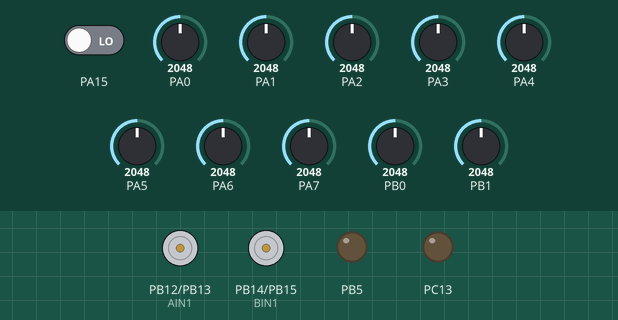
This sketch was run on a simulated STM32 Blue Pill. On the bench: motor-driver pin pairs drawn as motors (green arrow = first pin HIGH = forward, orange = second pin HIGH = backward, longer = more drive, scaled by the enable pin), output pins drawn as LEDs (lit = HIGH). The inputs (shaded band) are chosen by the test bench; at power-on: PA15 LOW, PA0 = 2048, PA1 = 2048, PA2 = 2048, PA3 = 2048, PA4 = 2048, PA5 = 2048, PA6 = 2048, PA7 = 2048, PB0 = 2048, PB1 = 2048. What the sketch prints to the serial monitor is not drawn.

Above: at 0.8 s.
0.9 s: PA15 driven HIGH
At 1.9 s:
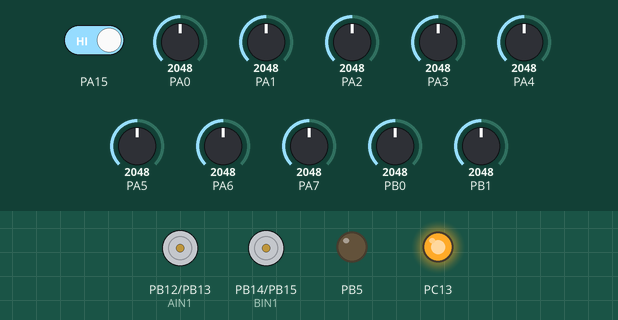
At 11.6 s:
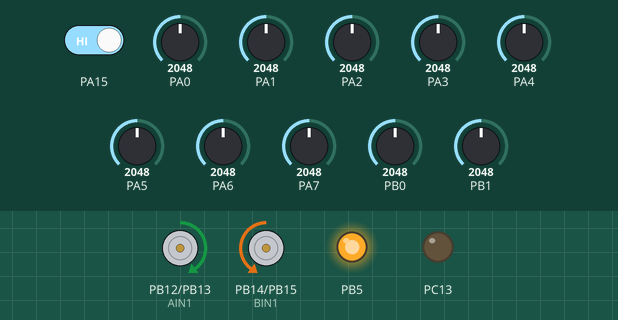
Timing chart, 0 to 11.9 s (numbered marks = the images above; inputs shaded):
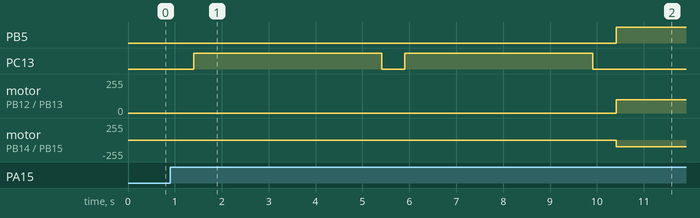

Measured:
- after the input at 0.9 s, PB5: LOW → HIGH after 9.5 s; PC13: alternates HIGH for 4.0 s and LOW for 0.50 s, starting after 0.50 s; motor on PB12 (AIN1) / PB13 (AIN2): stopped → forward 100/255 after 9.5 s; motor on PB14 (BIN1) / PB15 (BIN2): stopped → backward 100/255 after 9.5 s

The sketch:

main.ino
```cpp
// Visual Micro is in vMicro>General>Tutorial Mode
//
/*
    Name:       Velocista Para Pruebas.ino
    Created:	13/11/2019 17:44:09
    Author:     Daniel Burruchaga Sola (Buchspro)
*/

/********************************************************************************************************************************** * * *

  28 / 06 / 19------ - Ya lee bien los sensores y hace la posicion correctamente, tambien actua el pid pero hay que revisar las velocidades
 ***************************************************************************************************************************************/
#define PWMA  PB9
#define AIN2  PB13
#define AIN1  PB12
#define BIN1  PB14
#define BIN2  PB15
#define PWMB  PA8

#define LimiteSensores  400
#define Numero_De_Muestras 50

#define Limite_errDif 80

#define Limite_Diferencia 150
#define LimiteVelocidad_mas_menos 120
#define Limite_dErr  80

#define Velocidad_Pos0 90
int Velocidad = 90;

bool ValorPA15 = LOW;
int Posicion = 0, contar = 0, last_Posicion = 0, diferenciaTiempo = 0, Suma_Valores = 0, Contador = 0, error = 0, lastErr = 0, Diferencia = 0, lastposition = 0, CountVel = 0, Diferencia_error = 0;
int SensorValue[11] = { 0, 0, 0, 0, 0, 0 , 0 , 0, 0, 0, 0 };
int SensorValueMap[11] = { 0, 0, 0, 0, 0, 0 , 0 , 0, 0, 0, 0 };

int SensorValue_BlancoMax[11] = { 0, 0, 0, 0, 0, 0 , 0 , 0, 0, 0, 0 };
int SensorValue_BlancoMin[11] = { 0, 0, 0, 0, 0, 0 , 0 , 0, 0, 0, 0 };

int SensorValue_NegroMax[11] = { 0, 0, 0, 0, 0, 0 , 0 , 0, 0, 0, 0 };
int SensorValue_NegroMin[11] = { 0, 0, 0, 0, 0, 0 , 0 , 0, 0, 0, 0 };

unsigned long E_errDif_Tiempo = 0 , E_dErr = 0;
long dErr = 0;
long errDif_Tiempo = 0;
unsigned int cont_errDif_Tiempo = 0;
long Tiempo = 0;

bool Key_0 = 0, Key_25 = 0, Key_37 = 0, Key_50 = 0, Key_75 = 0, Key_100 = 0, Key_125 = 0, Key_150 = 0, Key_LastErr = 0, Key_Vel = 0, Key_DER = 0, Key_IZQ = 0;
double timeChange, lastMillisChange;
unsigned long lastTime, start_loop;
unsigned long now;
float kd = 6;     //1.2
float kp = 1.8;         //1
float ki = 0;       //1

long lastTiempo = 0, millis_vel = 0;
double lastMillisSerial = 0;

int Velocidad_Mas = 0, Velocidad_Menos = 0, lastVelocidad;

float Enviar[4] = { 0, 0, 0, 0 };
const int pinMotorA[3] = { PWMA, AIN2, AIN1 };
const int pinMotorB[3] = { PWMB, BIN1, BIN2 };

int buttonPushCounter = 0;
/*
  void Motors(int VelMot_A, int VelMot_B) {
  digitalWrite(PB5, HIGH);


  }*/

void Pulsador() {
	bool buttonState = digitalRead(PA15);
	bool lastButtonState = LOW;
	if (buttonState != lastButtonState) {
		if (buttonState == HIGH) {
			buttonPushCounter++;
			Serial.println("Detectada pulsación en: PA15");
		}
	}
	lastButtonState = buttonState;

}
void Calibrar() {
	char serialLect;
	while (buttonPushCounter <= 2) { //ESPERA AL PULSADOR

		ValorPA15 = digitalRead(PA15);
		bool AnteriorPA15 = LOW;
		if (Serial.available() > 0) serialLect = Serial.read();


		if (ValorPA15 != AnteriorPA15) {
			if (ValorPA15 == HIGH) {
				Serial.println(buttonPushCounter);
				buttonPushCounter++;
				delay(500);

				unsigned long last_millis_Calibrar = millis();

				if (buttonPushCounter == 1) { //ESPERA A QUE SEA PULSADO POR PRIMERA VEZ
					while ((millis() - last_millis_Calibrar) < 4000) { //Durante 3 segundos
						digitalWrite(PC13, HIGH);                       // Encender led PC13
						delay(1000);
						Serial.println("Calibrando color negro:");

						SensorValue[1] = analogRead(PA0);
						if (SensorValue[1] > SensorValue_NegroMax[1]) SensorValue_NegroMax[1] = SensorValue[1];
						if (SensorValue[1] < SensorValue_NegroMin[1]) SensorValue_NegroMin[1] = SensorValue[1];

						SensorValue[2] = analogRead(PA1);
						if (SensorValue[2] > SensorValue_NegroMax[2]) SensorValue_NegroMax[2] = SensorValue[2];
						if (SensorValue[2] < SensorValue_NegroMin[2]) SensorValue_NegroMin[2] = SensorValue[2];

						SensorValue[3] = analogRead(PA2);
						if (SensorValue[3] > SensorValue_NegroMax[3]) SensorValue_NegroMax[3] = SensorValue[3];
						if (SensorValue[3] < SensorValue_NegroMin[3]) SensorValue_NegroMin[3] = SensorValue[3];

						SensorValue[4] = analogRead(PA3);
						if (SensorValue[4] > SensorValue_NegroMax[4]) SensorValue_NegroMax[4] = SensorValue[4];
						if (SensorValue[4] < SensorValue_NegroMin[4]) SensorValue_NegroMin[4] = SensorValue[4];

						SensorValue[5] = analogRead(PA4);
						if (SensorValue[5] > SensorValue_NegroMax[5]) SensorValue_NegroMax[5] = SensorValue[5];
						if (SensorValue[5] < SensorValue_NegroMin[5]) SensorValue_NegroMin[5] = SensorValue[5];

						SensorValue[6] = analogRead(PA5);
						if (SensorValue[6] > SensorValue_NegroMax[6]) SensorValue_NegroMax[6] = SensorValue[6];
						if (SensorValue[6] < SensorValue_NegroMin[6]) SensorValue_NegroMin[6] = SensorValue[6];

						SensorValue[7] = analogRead(PA6);
						if (SensorValue[7] > SensorValue_NegroMax[7]) SensorValue_NegroMax[7] = SensorValue[7];
						if (SensorValue[7] < SensorValue_NegroMin[7]) SensorValue_NegroMin[7] = SensorValue[7];

						SensorValue[8] = analogRead(PA7);
						if (SensorValue[8] > SensorValue_NegroMax[8]) SensorValue_NegroMax[8] = SensorValue[8];
						if (SensorValue[8] < SensorValue_NegroMin[8]) SensorValue_NegroMin[8] = SensorValue[8];

						SensorValue[9] = analogRead(PB0);
						if (SensorValue[9] > SensorValue_NegroMax[9]) SensorValue_NegroMax[9] = SensorValue[9];
						if (SensorValue[9] < SensorValue_NegroMin[9]) SensorValue_NegroMin[9] = SensorValue[9];

						SensorValue[10] = analogRead(PB1);
						if (SensorValue[10] > SensorValue_NegroMax[10]) SensorValue_NegroMax[10] = SensorValue[10];
						if (SensorValue[10] < SensorValue_NegroMin[10]) SensorValue_NegroMin[10] = SensorValue[10];

						ValorPA15 = AnteriorPA15;
						SerialVoid();

					}
					digitalWrite(PC13, LOW);
				}
				if (buttonPushCounter == 2) { //ESPERA A QUE SEA PULSADO POR SEGUNDA VEZ
					while ((millis() - last_millis_Calibrar) < 4000) { //PRIMEROS 3 SEUGNDOS EN BLANCO
						digitalWrite(PC13, HIGH);  //ENCIENDE EL LED DURANTE LOS 3 SEGUNDOS DEL CALIBRADO
						delay(1000);
						Serial.println("Calibrando color blanco:");

						SensorValue[1] = analogRead(PA0);
						if (SensorValue[1] > SensorValue_BlancoMax[1]) SensorValue_BlancoMax[1] = SensorValue[1];
						if (SensorValue[1] < SensorValue_BlancoMin[1]) SensorValue_BlancoMin[1] = SensorValue[1];

						SensorValue[2] = analogRead(PA1);
						if (SensorValue[2] > SensorValue_BlancoMax[2]) SensorValue_BlancoMax[2] = SensorValue[2];
						if (SensorValue[2] < SensorValue_BlancoMin[2]) SensorValue_BlancoMin[2] = SensorValue[2];

						SensorValue[3] = analogRead(PA2);
						if (SensorValue[3] > SensorValue_BlancoMax[3]) SensorValue_BlancoMax[3] = SensorValue[3];
						if (SensorValue[3] < SensorValue_BlancoMin[3]) SensorValue_BlancoMin[3] = SensorValue[3];

						SensorValue[4] = analogRead(PA3);
						if (SensorValue[4] > SensorValue_BlancoMax[4]) SensorValue_BlancoMax[4] = SensorValue[4];
						if (SensorValue[4] < SensorValue_BlancoMin[4]) SensorValue_BlancoMin[4] = SensorValue[4];

						SensorValue[5] = analogRead(PA4);
						if (SensorValue[5] > SensorValue_BlancoMax[5]) SensorValue_BlancoMax[5] = SensorValue[5];
						if (SensorValue[5] < SensorValue_BlancoMin[5]) SensorValue_BlancoMin[5] = SensorValue[5];

						SensorValue[6] = analogRead(PA5);
						if (SensorValue[6] > SensorValue_BlancoMax[6]) SensorValue_BlancoMax[6] = SensorValue[6];
						if (SensorValue[6] < SensorValue_BlancoMin[6]) SensorValue_BlancoMin[6] = SensorValue[6];

						SensorValue[7] = analogRead(PA6);
						if (SensorValue[7] > SensorValue_BlancoMax[7]) SensorValue_BlancoMax[7] = SensorValue[7];
						if (SensorValue[7] < SensorValue_BlancoMin[7]) SensorValue_BlancoMin[7] = SensorValue[7];

						SensorValue[8] = analogRead(PA7);
						if (SensorValue[8] > SensorValue_BlancoMax[8]) SensorValue_BlancoMax[8] = SensorValue[8];
						if (SensorValue[8] < SensorValue_BlancoMin[8]) SensorValue_BlancoMin[8] = SensorValue[8];

						SensorValue[9] = analogRead(PB0);
						if (SensorValue[9] > SensorValue_BlancoMax[9]) SensorValue_BlancoMax[9] = SensorValue[9];
						if (SensorValue[9] < SensorValue_BlancoMin[9]) SensorValue_BlancoMin[9] = SensorValue[9];

						SensorValue[10] = analogRead(PB1);
						if (SensorValue[10] > SensorValue_BlancoMax[10]) SensorValue_BlancoMax[10] = SensorValue[10];
						if (SensorValue[10] < SensorValue_BlancoMin[10]) SensorValue_BlancoMin[10] = SensorValue[10];
						ValorPA15 = AnteriorPA15;
						SerialVoid();

					}
					digitalWrite(PC13, LOW);
				}
			}
		}
	}


}
void Posicion1() {

	SensorValue[1] = analogRead(PA0);
	SensorValue[2] = analogRead(PA1);
	SensorValue[3] = analogRead(PA2);
	SensorValue[4] = analogRead(PA3);
	SensorValue[5] = analogRead(PA4);
	SensorValue[6] = analogRead(PA5);
	SensorValue[7] = analogRead(PA6);
	SensorValue[8] = analogRead(PA7);
	SensorValue[9] = analogRead(PB0);
	SensorValue[10] = analogRead(PB1);

	SensorValueMap[1] = map(SensorValue[1], SensorValue_NegroMin[1], SensorValue_BlancoMax[1], 0, 1023); //PROBAR y luego partir en dos (Sensor > 125 = Blanco)  (Sensor < 125 = Negro)  si esto funciona solo hacer un sensado en vez de dos como ahora,( uno para blanco y otro para negro)  y hacer que gira (M1 100 M2 0) en la linea para coger el maximo y el minim
	SensorValueMap[2] = map(SensorValue[2], SensorValue_NegroMin[2], SensorValue_BlancoMax[2], 0, 1023);
	SensorValueMap[3] = map(SensorValue[3], SensorValue_NegroMin[3], SensorValue_BlancoMax[3], 0, 1023);
	SensorValueMap[4] = map(SensorValue[4], SensorValue_NegroMin[4], SensorValue_BlancoMax[4], 0, 1023);
	SensorValueMap[5] = map(SensorValue[5], SensorValue_NegroMin[5], SensorValue_BlancoMax[5], 0, 1023);
	SensorValueMap[6] = map(SensorValue[6], SensorValue_NegroMin[6], SensorValue_BlancoMax[6], 0, 1023);
	SensorValueMap[7] = map(SensorValue[7], SensorValue_NegroMin[7], SensorValue_BlancoMax[7], 0, 1023);
	SensorValueMap[8] = map(SensorValue[8], SensorValue_NegroMin[8], SensorValue_BlancoMax[8], 0, 1023);
	SensorValueMap[9] = map(SensorValue[9], SensorValue_NegroMin[9], SensorValue_BlancoMax[9], 0, 1023);
	SensorValueMap[10] = map(SensorValue[10], SensorValue_NegroMin[10], SensorValue_BlancoMax[10], 0, 1023);


	if (SensorValueMap[1] < LimiteSensores) {
		Suma_Valores = Suma_Valores + 113;
		Contador++;
	}
	if (SensorValueMap[2] < LimiteSensores) {
		Suma_Valores = Suma_Valores + 100;
		Contador++;
	}
	if (SensorValueMap[3] < LimiteSensores) {
		Suma_Valores = Suma_Valores + 75;
		Contador++;
	}
	if (SensorValueMap[4] < LimiteSensores) {
		Suma_Valores = Suma_Valores + 50;
		Contador++;
	}
	if (SensorValueMap[5] < LimiteSensores) {
		Suma_Valores = Suma_Valores + 25;
		Contador++;
	}
	if (SensorValueMap[6] < LimiteSensores) {
		Suma_Valores = Suma_Valores - 25;
		Contador++;
	}
	if (SensorValueMap[7] < LimiteSensores) {
		Suma_Valores = Suma_Valores - 50;
		Contador++;
	}
	if (SensorValueMap[8] < LimiteSensores) {
		Suma_Valores = Suma_Valores - 75;
		Contador++;
	}
	if (SensorValueMap[9] < LimiteSensores) {
		Suma_Valores = Suma_Valores - 100;
		Contador++;
	}
	if (SensorValueMap[10] < LimiteSensores) {
		Suma_Valores = Suma_Valores - 113;
		Contador++;
	}

	if ((Contador <= 2) && (Contador > 0)) {
		if (Suma_Valores == 0) {
			Posicion = 0;
		}
		else {
			Posicion = Suma_Valores / Contador;
		}

	}
	if ((Contador == 0) && (Posicion == 113)) Posicion = 125;
	if ((Contador == 0) && (Posicion == -113)) Posicion = -125; //Probar con 125

}
void Actuador() {
	//error = Posicion;
	// Si la posicion cambia guardar la diferencia de este cambio, y el tiempo que tarda en cambiar de posicion
	if (Posicion != lastErr) {
		Diferencia_error = Posicion - lastErr;
		timeChange = (millis() - lastMillisChange); //ver el valor de esta variable ESTA EN MILLIS y no se si poner en SEGUNDOS
	}
	lastMillisChange = millis();  // PROBANDO TIME CHANGE refresca lastMillisChange
	//===============================================================================================================================//
	E_errDif_Tiempo += (Diferencia_error * timeChange); //INTEGRAL PROBAR CON EL ERROR Y NO CON DIFERENCIA DE TIEMPO
	cont_errDif_Tiempo++;
	errDif_Tiempo = E_errDif_Tiempo / cont_errDif_Tiempo;
	if (cont_errDif_Tiempo == Numero_De_Muestras) {
		cont_errDif_Tiempo = 0;
		E_errDif_Tiempo = errDif_Tiempo;
	}
	if (errDif_Tiempo > Limite_errDif) errDif_Tiempo = Limite_errDif;
	if (errDif_Tiempo < (-Limite_errDif)) errDif_Tiempo = -Limite_errDif;

	//===============================================================================================================================//

	E_dErr += (Diferencia_error / timeChange);
	cont_errDif_Tiempo++;
	dErr = E_dErr / cont_errDif_Tiempo;
	if (cont_errDif_Tiempo == Numero_De_Muestras) {
		cont_errDif_Tiempo = 0;
		E_dErr = dErr;
	}
	if (dErr > Limite_errDif) dErr = Limite_dErr;
	if (dErr < (-Limite_errDif)) dErr = -Limite_errDif;

	//===============================================================================================================================//
	Diferencia = kp * Posicion + ki * errDif_Tiempo + kd * dErr;

	if (Diferencia > Limite_Diferencia) Diferencia = Limite_Diferencia;
	if ((Diferencia) < (-Limite_Diferencia)) Diferencia = (-1) * Limite_Diferencia;

	Velocidad_Mas = (Velocidad + Diferencia);


	if ((Velocidad_Mas) > LimiteVelocidad_mas_menos) Velocidad_Mas = LimiteVelocidad_mas_menos;    ///MIRAR BIEN
	if ((Velocidad_Mas) < (-LimiteVelocidad_mas_menos)) Velocidad_Mas = -LimiteVelocidad_mas_menos;    ///MIRAR BIEN
	// Velocidad_Mas = map(Velocidad_Mas, 0, 255, 0, 65535);  //CAMBIA LA RESOLUCION DE 8 BITS A 16


	Velocidad_Menos = (Velocidad - Diferencia);

	if (Velocidad_Menos > LimiteVelocidad_mas_menos) Velocidad_Menos = LimiteVelocidad_mas_menos;    ///MIRAR BIEN
	if (Velocidad_Menos < (-LimiteVelocidad_mas_menos)) Velocidad_Menos = -LimiteVelocidad_mas_menos;    ///MIRAR BIEN
	// Velocidad_Menos = map(Velocidad_Menos, 0, 255, 0, 25535);

	if (Posicion == 0) {
		/* int Last_Velocidad_Pos0 = Velocidad_Pos0;
		  while ((start_loop - millis() ) < (1000) ) {
		   if (Velocidad_Pos0 < Last_Velocidad_Pos0){
		   Velocidad_Pos0++;
		   }
		  }
		*/
		digitalWrite(PB5, HIGH);

		digitalWrite(PB12, HIGH);
		digitalWrite(PB13, LOW);
		//analogWrite(PB9, 255);
		analogWrite(PB9, 100);

		digitalWrite(PB14, LOW);
		digitalWrite(PB15, HIGH);
		//analogWrite(PA8, 255);
		analogWrite(PA8, 100);

	}
	else {
		digitalWrite(PB5, HIGH);

		if (Velocidad_Mas > 0) {
			digitalWrite(PB12, HIGH);
			digitalWrite(PB13, LOW);
			analogWrite(PB9, Velocidad_Mas);
		}

		if (Velocidad_Mas < 0) {
			digitalWrite(PB12, LOW);
			digitalWrite(PB13, HIGH);
			analogWrite(PB9, (Velocidad_Mas * (-1)));
		}

		if (Velocidad_Menos > 0) {
			digitalWrite(PB14, LOW); //PROBAR POLARIDAD
			digitalWrite(PB15, HIGH);
			analogWrite(PA8, Velocidad_Menos);
		}

		if (Velocidad_Menos < 0) {
			digitalWrite(PB14, HIGH);
			digitalWrite(PB15, LOW);
			analogWrite(PA8, (Velocidad_Menos * (-1)));
		}
	}
	/*

	  if (Posicion < 0) {
	  digitalWrite(PB5, HIGH);

	  digitalWrite(PB12, HIGH);
	  digitalWrite(PB13, LOW);
	  analogWrite(PB9, Velocidad_Menos);

	  digitalWrite(PB14, HIGH);
	  digitalWrite(PB15, LOW);
	  analogWrite(PA8, Velocidad_Mas);  //probar con pwmWrite

	  //Motors( Velocidad_Mas , Velocidad_Menos ); // ajustar dependiendo +  -

	  }
	  if (Posicion > 0) {
	  digitalWrite(PB5, HIGH);

	  digitalWrite(PB12, HIGH);
	  digitalWrite(PB13, LOW);
	  analogWrite(PB9, Velocidad_Mas);

	  digitalWrite(PB14, HIGH);
	  digitalWrite(PB15, LOW);
	  analogWrite(PA8, Velocidad_Menos);  //probar con pwmWrite

	  //Motors( Velocidad_Mas , Velocidad_Menos ); // ajustar dependiendo +  -

	  }*/
}
void Reset() {
	lastErr = Posicion;
	lastTiempo = Tiempo;
	Contador = 0;
	Suma_Valores = 0;
	last_Posicion = Posicion;
	lastTime = now;

}
void App() {
	char entrada;
	/* Serial.print("S1:  " );//
	  Serial.print(SensorValue[0] );
	  Serial.print("  S2:  " );
	  Serial.print(SensorValue[1]);
	  Serial.print("  S3:  " );
	  Serial.print(SensorValue[2]);
	  Serial.print("  S4:  " );
	  Serial.print(SensorValue[3]);
	  Serial.print("  S5:  " );
	  Serial.print(SensorValue[4]);
	  Serial.print("  S6:  ");
	  Serial.print(SensorValue[5]);
	  Serial.print("  count:  " );
	  Serial.print(Contador);
	  Serial.print("  Posicion:  " );
	  /* Serial.println(Posicion);
	  //Serial.print("  S6:  " );
	  //Serial.print(SensorValue5);*/
	  /*Serial.print("  Count:  " );
		Serial.print(Contador);
		Serial.print("       VelMot1:  " );
		Serial.print(  Velocidad_Mas);
		Serial.print("    VelMot2:  " );
		Serial.print(  Velocidad_Menos);
		Serial.print("       diferencia:  " );
		Serial.println(  Diferencia);
		Serial.print("       dErr:  " );
		Serial.print(  dErr);
		Serial.print("       kd:  " );
		Serial.print(  kd);
		Serial.print("       D:  " );
		Serial.print(  kd * dErr);
		Serial.print("       Diferencia_error:  " );
		Serial.print( Diferencia_error);
		Serial.print("   timeChange:  " );
		Serial.println(timeChange);
		//delay(100);*/

	if (Serial.available()) {
		char    inChar = Serial.read();

		if (inChar == 'a') {
			kd = kd + 0.1;
			sendAndroidValues();
		}
		if (inChar == 'b') {
			kd = kd - 0.1;
			sendAndroidValues();

		}
		if (inChar == 'c') {
			ki = ki - 0.1;
			sendAndroidValues();

		}
		if (inChar == 'd') {
			ki = ki + 0.1;
			sendAndroidValues();

		}
		if (inChar == 'e') {
			kp = kp - 0.1;
			sendAndroidValues();

		}
		if (inChar == 'f') {
			kp = kp + 0.1;
			sendAndroidValues();

		}
		if (inChar == 'g') {
			Velocidad = Velocidad - 2;
			sendAndroidValues();

		}
		if (inChar == 'h') {
			Velocidad = Velocidad + 2;
			sendAndroidValues();

		}
		if (inChar == 'i') {
			if ((Velocidad != lastVelocidad) && (Key_Vel = 0)) {
				lastVelocidad = Velocidad;
				Velocidad = 0;
				Key_Vel = 1;
			}
			sendAndroidValues();
		}
		if (inChar == 'j') {
			Velocidad = lastVelocidad;
			Key_Vel = 0;

			sendAndroidValues();

		}
	}
}
void sendAndroidValues() {
	Enviar[0] = (kd);
	Enviar[1] = (kp);
	Enviar[2] = (ki);
	Enviar[3] = (Velocidad);
	Serial.print('#');              //hay que poner # para el comienzo de los datos, así Android sabe que empieza el String de datos


  /*CAMBIAR POR IF Y UN CONTADOR */
	for (int k = 0; k < 4; k++)
	{
		Serial.print(Enviar[k]);
		if (k != 3) {
			Serial.print('+');            //separamos los datos con el +, así no es más fácil debuggear la información que enviamos
		}
	}
	Serial.println('~');               //con esto damos a conocer la finalización del String de datos
	delay(75);                       //IMPORTANTE CADA x ms envia si es muy bajo no recibe la app

	//sendAndroidValues();
}


void setup() {
	Serial.begin(57600); //COM16

	Serial.println("Bienvenido a BuchsPro:)");
	pinMode(PC13, OUTPUT);
	digitalWrite(PC13, LOW);

	pinMode(PA0, INPUT_ANALOG);
	pinMode(PA1, INPUT_ANALOG);
	pinMode(PA2, INPUT_ANALOG);
	pinMode(PA3, INPUT_ANALOG);
	pinMode(PA4, INPUT_ANALOG);
	pinMode(PA5, INPUT_ANALOG);
	pinMode(PA6, INPUT_ANALOG);
	pinMode(PA7, INPUT_ANALOG);
	pinMode(PB0, INPUT_ANALOG);
	pinMode(PB1, INPUT_ANALOG);

	Calibrar();

	pinMode(AIN2, OUTPUT);
	pinMode(AIN1, OUTPUT);
	pinMode(PWMA, PWM);
	pinMode(BIN1, OUTPUT);
	pinMode(BIN2, OUTPUT);
	pinMode(PWMB, PWM);
	pinMode(PB5, OUTPUT);
}
void SerialVoid() {
	if ((millis() - lastMillisSerial) > (1000))
		Serial.print(SensorValueMap[1]);
	Serial.print("   ");
	Serial.print(SensorValueMap[2]);
	Serial.print("   ");
	Serial.print(SensorValueMap[3]);
	Serial.print("   ");
	Serial.print(SensorValueMap[4]);
	Serial.print("   ");
	Serial.print(SensorValueMap[5]);
	Serial.print("   ");
	Serial.print(SensorValueMap[6]);
	Serial.print("   ");
	Serial.print(SensorValueMap[7]);
	Serial.print("   ");
	Serial.print(SensorValueMap[8]);
	Serial.print("   ");
	Serial.print(SensorValueMap[9]);
	Serial.print("   ");
	Serial.print(SensorValueMap[10]);
	/*Serial.print("   ");
	Serial.print(Posicion);
	Serial.print("   ");
	Serial.print(Contador);
	Serial.print("   ");
	Serial.print(Velocidad_Menos);
	Serial.print("   ");
	Serial.println(Velocidad_Mas);*/
	//delay(100);
	lastMillisSerial = millis();

}
void loop() {
	//now = millis();

	Posicion1();
	Actuador();
	SerialVoid();
	Reset();

}
```
